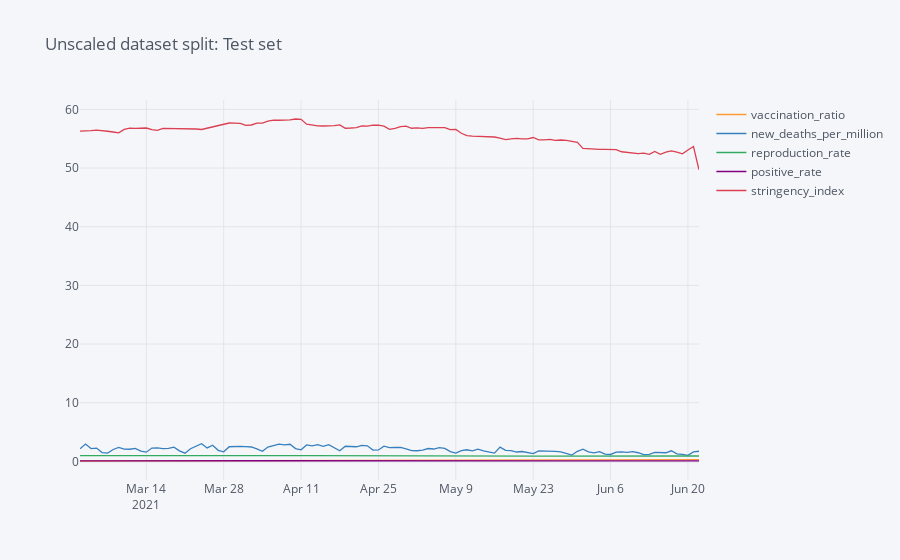
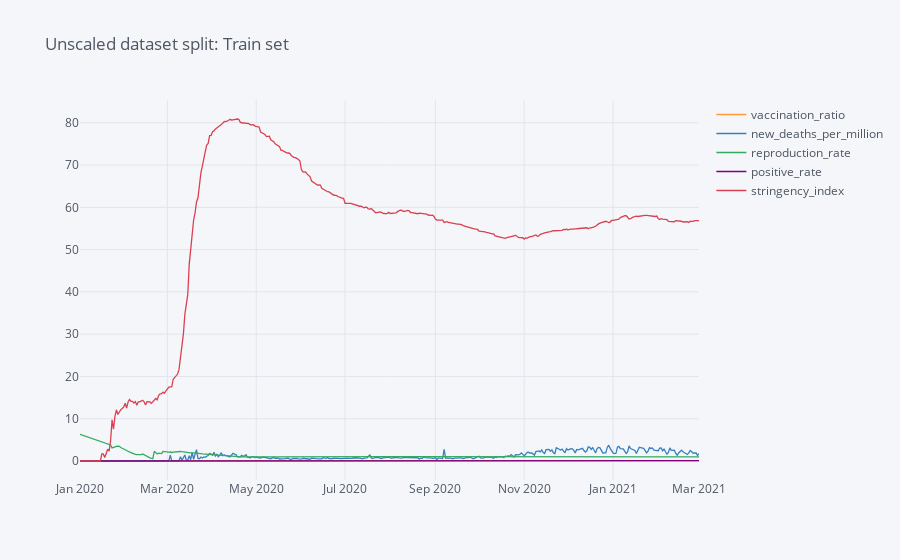

The cell these charts' notebook holds for them, in order:
### Markdown cell above
##### Training scaled data

### Code cell
split_date = '01-Mar-2021'
scaled_train = scaled_df.loc[scaled_df.index <= split_date].copy()
scaled_test = scaled_df.loc[scaled_df.index > split_date].copy()
_ = unscaled_test.iplot(title='Unscaled dataset split: Test set')
    
_ = unscaled_train.iplot(title='Unscaled dataset split: Train set')

X_train_scaled = scaled_train.drop(['new_deaths_per_million'],axis=1)
y_train_scaled = pd.DataFrame(scaled_train['new_deaths_per_million'])

X_test_scaled = scaled_test.drop(['new_deaths_per_million'],axis=1)
y_test_scaled = pd.DataFrame(scaled_test['new_deaths_per_million'])

reg_scaled = xgb.XGBRegressor(n_estimators=1000)
reg_scaled.fit(X_train_scaled, y_train_scaled,
        eval_set=[(X_train_scaled, y_train_scaled), (X_test_scaled, y_test_scaled)],
        early_stopping_rounds=50,
       verbose=False)
